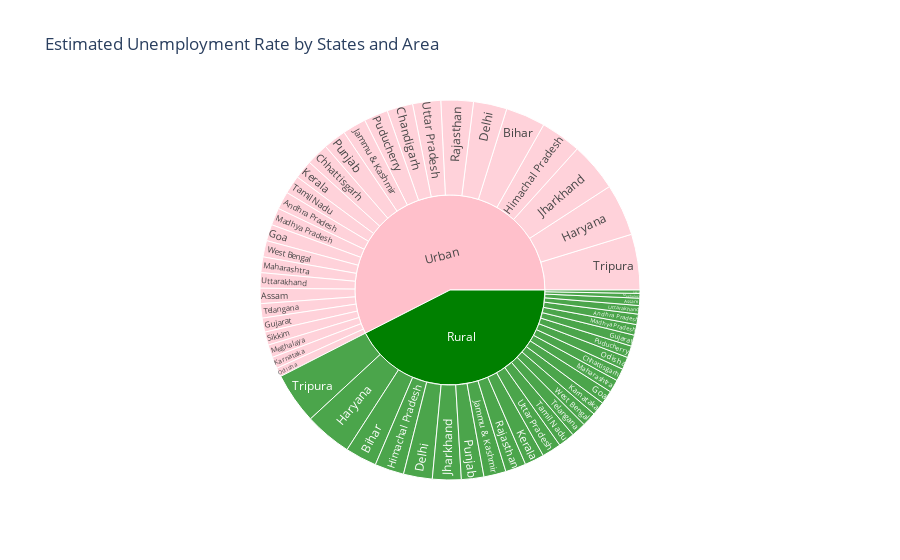

Notebook cell for this chart:
### Code cell
fig = px.sunburst(unemployment_data_cleaned, 
                  path=['Area', 'Region'], 
                  values='Estimated Unemployment Rate (%)', 
                  color='Area',
                  color_discrete_map={'Rural':'green', 'Urban':'pink'},
                  title='Estimated Unemployment Rate by States and Area')

fig.show()

### Figure 1 — Plotly figure (JSON) as saved in the notebook; plotly's stock layout.template omitted (floating-point values rounded to 4 significant figures)
{"data": [{"branchvalues": "total", "customdata": [["Rural"], ["Urban"], ["Rural"], ["Urban"], ["Rural"], ["Urban"], ["Rural"], ["Urban"], ["Rural"], ["Urban"], ["Rural"], ["Urban"], ["Rural"], ["Urban"], ["Rural"], ["Urban"], ["Rural"], ["Urban"], ["Rural"], ["Urban"], ["Rural"], ["Urban"], ["Rural"], ["Urban"], ["Rural"], ["Urban"], ["Rural"], ["Rural"], ["Urban"], ["Urban"], ["Urban"], ["Rural"], ["Urban"], ["Rural"], ["Urban"], ["Urban"], ["Rural"], ["Urban"], ["Rural"], ["Urban"], ["Rural"], ["Urban"], ["Rural"], ["Urban"], ["Rural"], ["Urban"], ["Rural"], ["Urban"], ["Rural"], ["Urban"], ["Rural"], ["Urban"], ["Rural"], ["Urban"], ["Rural"], ["Rural"], ["Urban"]], "domain": {"x": [0, 1], "y": [0, 1]}, "hovertemplate": "labels=%{label}<br>Estimated Unemployment Rate (%)=%{value}<br>parent=%{parent}<br>id=%{id}<br>Area=%{customdata[0]}<extra></extra>", "ids": ["Rural/Andhra Pradesh", "Urban/Maharashtra", "Rural/Meghalaya", "Urban/Meghalaya", "Rural/Odisha", "Urban/Odisha", "Rural/Puducherry", "Urban/Puducherry", "Rural/Punjab", "Urban/Punjab", "Rural/Rajasthan", "Urban/Rajasthan", "Rural/Sikkim", "Urban/Sikkim", "Rural/Tamil Nadu", "Urban/Tamil Nadu", "Rural/Telangana", "Urban/Telangana", "Rural/Tripura", "Urban/Tripura", "Rural/Uttar Pradesh", "Urban/Uttar Pradesh", "Rural/Uttarakhand", "Urban/Uttarakhand", "Rural/West Bengal", "Urban/West Bengal", "Rural/Maharashtra", "Rural", "Urban/Madhya Pradesh", "Urban/Kerala", "Urban/Andhra Pradesh", "Rural/Assam", "Urban/Assam", "Rural/Bihar", "Urban/Bihar", "Urban/Chandigarh", "Rural/Chhattisgarh", "Urban/Chhattisgarh", "Rural/Delhi", "Urban/Delhi", "Rural/Goa", "Urban/Goa", "Rural/Gujarat", "Urban/Gujarat", "Rural/Haryana", "Urban/Haryana", "Rural/Himachal Pradesh", "Urban/Himachal Pradesh", "Rural/Jammu & Kashmir", "Urban/Jammu & Kashmir", "Rural/Jharkhand", "Urban/Jharkhand", "Rural/Karnataka", "Urban/Karnataka", "Rural/Kerala", "Rural/Madhya Pradesh", "Urban"], "labels": ["Andhra Pradesh", "Maharashtra", "Meghalaya", "Meghalaya", "Odisha", "Odisha", "Puducherry", "Puducherry", "Punjab", "Punjab", "Rajasthan", "Rajasthan", "Sikkim", "Sikkim", "Tamil Nadu", "Tamil Nadu", "Telangana", "Telangana", "Tripura", "Tripura", "Uttar Pradesh", "Uttar Pradesh", "Uttarakhand", "Uttarakhand", "West Bengal", "West Bengal", "Maharashtra", "Rural", "Madhya Pradesh", "Kerala", "Andhra Pradesh", "Assam", "Assam", "Bihar", "Bihar", "Chandigarh", "Chhattisgarh", "Chhattisgarh", "Delhi", "Delhi", "Goa", "Goa", "Gujarat", "Gujarat", "Haryana", "Haryana", "Himachal Pradesh", "Himachal Pradesh", "Jammu & Kashmir", "Jammu & Kashmir", "Jharkhand", "Jharkhand", "Karnataka", "Karnataka", "Kerala", "Madhya Pradesh", "Urban"], "marker": {"colors": ["green", "pink", "green", "pink", "green", "pink", "green", "pink", "green", "pink", "green", "pink", "green", "pink", "green", "pink", "green", "pink", "green", "pink", "green", "pink", "green", "pink", "green", "pink", "green", "green", "pink", "pink", "pink", "green", "pink", "green", "pink", "pink", "green", "pink", "green", "pink", "green", "pink", "green", "pink", "green", "pink", "green", "pink", "green", "pink", "green", "pink", "green", "pink", "green", "green", "pink"]}, "name": "", "parents": ["Rural", "Urban", "Rural", "Urban", "Rural", "Urban", "Rural", "Urban", "Rural", "Urban", "Rural", "Urban", "Rural", "Urban", "Rural", "Urban", "Rural", "Urban", "Rural", "Urban", "Rural", "Urban", "Rural", "Urban", "Rural", "Urban", "Rural", "", "Urban", "Urban", "Urban", "Rural", "Urban", "Rural", "Urban", "Urban", "Rural", "Urban", "Rural", "Urban", "Rural", "Urban", "Rural", "Urban", "Rural", "Urban", "Rural", "Urban", "Rural", "Urban", "Rural", "Urban", "Rural", "Urban", "Rural", "Rural", ""], "type": "sunburst", "values": [77.37, 116.3, 34.65, 94.92, 92.58, 65.84, 87.16, 178.4, 166.9, 169.9, 153.0, 240.7, 25.4, 97.84, 122.9, 137.1, 110.1, 106.6, 380.3, 413.5, 142.9, 208.5, 63.47, 114.3, 106.0, 121.5, 95.34, 3707.0, 128.2, 138.7, 132.0, 53.89, 113.2, 234.8, 294.9, 191.9, 92.8, 165.9, 213.6, 248.2, 100.7, 121.9, 82.84, 103.8, 350.2, 385.8, 217.1, 302.1, 164.5, 175.5, 213.1, 363.3, 101.1, 85.79, 144.8, 79.15, 5016.0]}], "layout": {"legend": {"tracegroupgap": 0}, "title": {"text": "Estimated Unemployment Rate by States and Area"}}}
